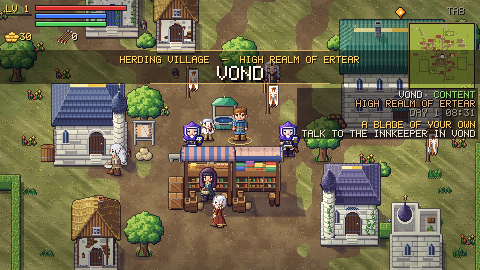
#> input picture witness/refs/village_start.png, 480 x 270 px
$ python -i p5b_pack.py   (imports and definitions only)
#> lines starting #> are read from the running program, lines starting #| are printed output that depends on the picture
#!/usr/bin/env python3
"""tools/doll/p5b_pack.py (P5b, docs/STYLE_P5B.md 9.2 and 9.3): the style slice's owner pack and its measures.

Inputs (made first, both from one build):
  fingerprint_gallery <dir>/after --slice                       the slice with P5b on (the game's rules)
  EMB_FIX_RULES=8191 fingerprint_gallery <dir>/before --slice   the same with FIX_SIG off (P5's look: before | after)
  witness_pack.mjs --keep tools/scripts/p5b_slice.txt           the in-play rows at NEAR (hidden --witness instances)

  python tools/doll/p5b_pack.py --fig <dir> --play <witness run dir> --out <pack dir> [--ref <embervale-ref/armour>]

Writes (PNGs at most 8000 px a side; nearest-neighbour scaling, never a filter on the pixels):
  sheet_<people>.png          reference and FLUX concept thumbnails (ideas only, never traced) | T1/T3/T5 man and woman worn
                              at 6x, facings D and R | the kit icons at 6x
  tiers_near.png              the three peoples side by side at each tier, in play at NEAR (D and R), colour over greyscale
  tiers_doll_grey.png         the same tiers from the doll at 3x: colour, greyscale and the black silhouette fill
  before_after.png            P5 (EMB_FIX_RULES=8191) | P5b, each people at T1/T3/T5, man D
  ladder.png                  each people's T1-T6 (the gallery kit sheet) for the climb
  close_<n>.png               in-play close shots
  captions.txt, measure.txt   what each sheet shows; S1 (masks), S2 (shares), S6 (areas) measured on the 1x figures
"""
import argparse
import glob
import os
import sys

from PIL import Image, ImageDraw

PEOPLE = ['jade', 'imperial', 'fjordfolk']
NAMES = {'jade': 'JADE', 'imperial': 'IMPERIAL', 'fjordfolk': 'FJORDFOLK'}
TIERS = [1, 3, 5]
BG = (118, 132, 96)
INK = (236, 228, 206)
DARK = (36, 32, 40)
PAIR = {'jade': (0xE8641C, 0x1C1A1E), 'imperial': (0x7C082A, 0xE2B840), 'fjordfolk': (0x4878C8, 0xE8E2CE)}   # rpg/core/fingerprint.h
REFS = {   # STYLE_P5B 5's "From:" lists (real armour photographs: thumbnails only)
    'jade': ['jade_3_jingasa', 'jade_ashigaru_jingasa', 'jade_akaito_odoshi_yoroi_replica', 'jade_akaito_odoshi_yoroi_replica_kabuto',
             'jade_helmet_hoshi_kabuto_met_dt306020', 'jade_antique_samurai_o_yoroi_1'],
    'imperial': ['imperial_bronze_legionary_helmet_1st_half_of_the_1st_century_ad_xante', 'imperial_legiii',
                 'imperial_legio_xxi_rapax_sechsel_uten_2011_lindenhof_2011_04_10_15_58', 'imperial_cricau_festival_2013_lorica_squamata_1',
                 'imperial_2008_08_archeon_testudo', 'imperial_praetorian_cohiii'],
    'fjordfolk': ['fjordfolk_0920_spangen_helmet_from_5th_6th_c_replica', 'fjordfolk_0921_spangen_helmet_from_groningen_holland_5th_6th_c_replica',
                  'fjordfolk_leidang_kriger_norr_n_ringbrynje_hjelm_nesebeskytter_middela', 'fjordfolk_leidang_kriger_norr_n_ringbrynje_hjelm_sverd_middelalder_nor',
                  'fjordfolk_2004_sutton_hoo_01', 'fjordfolk_02019_1011_schlachten_der_rus_war_ger_und_saqaliba_wikingerl'],
}
CONCEPTS = ['full_levy_man', 'full_levy_woman', 'full_veteran_man', 'full_veteran_woman', 'full_elite_man', 'full_elite_woman',
            'helmets_1', 'shields', 'pixel_1']


# [9 lines left out: function load, not called in this run]


def grey(im):
    g = im.convert('LA').convert('RGBA')
    g.putalpha(im.split()[3])
    return g


# [5 lines left out: function black, not called in this run]


def up(im, k):
    return im.resize((im.width * k, im.height * k), Image.NEAREST)


def text(d, xy, s, fill=INK):
    d.text(xy, s, fill=fill)


FIG_BOX = (10, 12, 54, 62)   # the figure window inside the 64x64 gallery canvas (the pivot at 32, 60)


def fig(dirp, p, t, b, f, suffix='', seed=1):
    path = os.path.join(dirp, 'slice_%s_T%d_%s_s%d_%s%s.png' % (p, t, b, seed, f, suffix))
    return load(path).crop(FIG_BOX) if os.path.exists(path) else None


def whole(dirp, p, t, b, f, suffix='', seed=1):
    """a gallery figure's whole 64x64 canvas (the measures: nothing cropped, as the judge's harness reads them)"""
    return load(os.path.join(dirp, 'slice_%s_T%d_%s_s%d_%s%s.png' % (p, t, b, seed, f, suffix)))


# [164 lines left out: functions thumb, people_sheet, tiers_doll, before_after, play_sheets, not called in this run]


# ------------------------------------------------------------------------------------------------ the measures
def mask(im):
    a = im.split()[3]
    return {(x, y) for y in range(im.height) for x in range(im.width) if a.getpixel((x, y))}


# [73 lines left out: functions lab, measure, not called in this run]


CAPTIONS = {
    'sheet_jade.png': 'JADE (flared, banded; vermilion on black lacquer). Left: real armour (jingasa, akaito-odoshi yoroi and '
                      'kabuto, hoshi kabuto) and the FLUX concepts (ideas only). Middle: our doll, T1 the black-lacquer jingasa with '
                      'a vermilion mon over a laced leather coat and the obi; T3 the kabuto, its shikoro and the lames laced in '
                      'vermilion, sode, the kusazuri bell, wide sleeves; T5 the crescent kabuto with gilt kuwagata, great sode, '
                      'the horo cloak and the jinbaori. Right: the kit icons (the jingasa, the kabuto, the kuwagata; the oval).',
    'sheet_imperial.png': 'IMPERIAL (rectangular, banded, the crest arc; crimson and gold). T1 the bronze knob cap '
                          '(a Montefortino: knob, neck lip, cheek guards) over a leather jerkin and the crimson focale, the plain '
                          'scutum; T3 the crested helm with its transverse crimson crest (a fan across the crown facing D, '
                          'edge-on facing R), banded shoulders, pteruges, the paludamentum over the right shoulder, the crimson '
                          'scutum with its gold rim; T5 the legate: the Attic helm with its gilt brow band and cheek guards under '
                          'the tall crimson crest, great banded shoulders, the long crimson cloak, the scutum on its gilt rim. '
                          'Icons: the knob cap, the transverse crest, the tall crest; the scutum.',
    'sheet_fjordfolk.png': 'FJORDFOLK (round, heavy-shouldered; woad and wool). T1 the round leather cap with its fleece brow, '
                           'bare forearms, the round shield bound in woad; T3 the spangenhelm with nasal, cheek plates and a mail '
                           'aventail, the fur roll at the neck, the split mail skirt, the woad cape, the quartered round shield; '
                           'T5 the jarl: the horned helm, its horns gilt and grown to the flare and over the crown (no comb), the '
                           'great pelt, the long woad cloak, the gilt rim. Icons: the fleece cap, the spangenhelm on its mail, '
                           'the gilt horns; the quartered round.',
    'tiers_doll_grey.png': 'The three peoples side by side at T1, T3 and T5 from the doll at 3x (man D R, woman D R): colour, '
                           'greyscale and the black silhouette fill. Each people is its outline before its colour.',
    'tiers_near.png': 'In play at NEAR (hidden Witness, tools/scripts/p5b_slice.txt): each tier a row of six (Jade man, woman; '
                      'Imperial man, woman; Fjordfolk man, woman), facing D then R; colour beside greyscale.',
    'before_after.png': 'Before (P5, EMB_FIX_RULES=8191: the people as a thin dye band) beside after (P5b: the people in the '
                        'head, the shoulders, the hem and the cloth). The same kits, man facing D, 4x.',
    'ladder.png': 'Each people, the whole ladder T1-T6, man then woman (the gallery kit sheet, 3x): Jade, Imperial, Fjordfolk. '
                  'The slice draws T1, T3 and T5; T2, T4 and T6 wear the people axes and colours on existing heads where the '
                  'planned head is not drawn yet (Fjordfolk T4: the cone with its spike over the aventail).',
    'close_1_t3_women_noon.png': 'Close, in play: the T3 women by noon (Jade, Imperial, Fjordfolk).',
    'close_2_t5_men_dusk.png': 'Close, in play: the T5 men at dusk (Jade, Imperial, Fjordfolk).',
}


# [44 lines left out: functions captions, main, not called in this run]


# [2 lines not run here, left out]

>>> from PIL import Image
>>> picture = Image.open('../../witness/refs/village_start.png')
#> picture is the input picture: PIL image 480x270 RGB; mean R, G, B 112.5, 105.7, 76.9
>>> result = grey(picture)
#> in grey, `g = im.convert('LA').convert('RGBA')`:
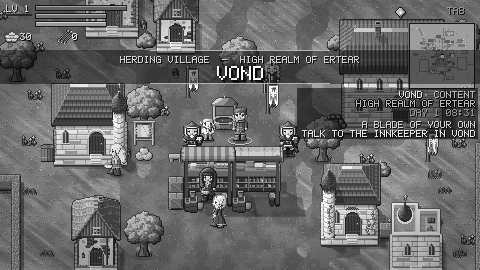
#> g: PIL image 480x270 RGBA; mean R, G, B, A 104.5, 104.5, 104.5, 255
#> (the run stopped early here; a loop or call above may not have finished)
